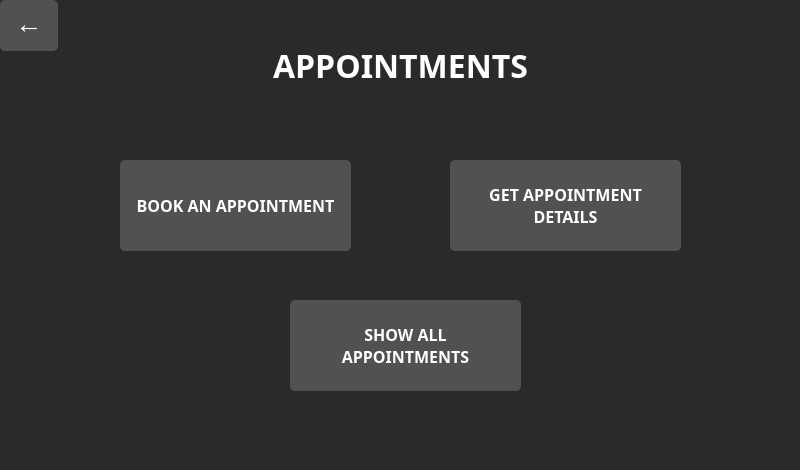
<?xml version="1.0" encoding="UTF-8"?>
<ui version="4.0">
 <class>Appointments</class>
 <widget class="QWidget" name="Appointments">
  <property name="enabled">
   <bool>true</bool>
  </property>
  <property name="geometry">
   <rect>
    <x>0</x>
    <y>0</y>
    <width>800</width>
    <height>470</height>
   </rect>
  </property>
  <property name="palette">
   <palette>
    <active>
     <colorrole role="WindowText">
      <brush brushstyle="SolidPattern">
       <color alpha="255">
        <red>255</red>
        <green>255</green>
        <blue>255</blue>
       </color>
      </brush>
     </colorrole>
     <colorrole role="Button">
      <brush brushstyle="SolidPattern">
       <color alpha="255">
        <red>85</red>
        <green>85</green>
        <blue>85</blue>
       </color>
      </brush>
     </colorrole>
     <colorrole role="ButtonText">
      <brush brushstyle="SolidPattern">
       <color alpha="255">
        <red>255</red>
        <green>255</green>
        <blue>255</blue>
       </color>
      </brush>
     </colorrole>
     <colorrole role="Base">
      <brush brushstyle="SolidPattern">
       <color alpha="255">
        <red>42</red>
        <green>42</green>
        <blue>42</blue>
       </color>
      </brush>
     </colorrole>
     <colorrole role="Window">
      <brush brushstyle="SolidPattern">
       <color alpha="255">
        <red>42</red>
        <green>42</green>
        <blue>42</blue>
       </color>
      </brush>
     </colorrole>
     <colorrole role="AlternateBase">
      <brush brushstyle="SolidPattern">
       <color alpha="255">
        <red>42</red>
        <green>42</green>
        <blue>42</blue>
       </color>
      </brush>
     </colorrole>
     <colorrole role="ToolTipBase">
      <brush brushstyle="SolidPattern">
       <color alpha="255">
        <red>0</red>
        <green>0</green>
        <blue>0</blue>
       </color>
      </brush>
     </colorrole>
     <colorrole role="ToolTipText">
      <brush brushstyle="SolidPattern">
       <color alpha="255">
        <red>255</red>
        <green>255</green>
        <blue>255</blue>
       </color>
      </brush>
     </colorrole>
     <colorrole role="PlaceholderText">
      <brush brushstyle="SolidPattern">
       <color alpha="128">
        <red>180</red>
        <green>180</green>
        <blue>180</blue>
       </color>
      </brush>
     </colorrole>
    </active>
    <inactive>
     <colorrole role="WindowText">
      <brush brushstyle="SolidPattern">
       <color alpha="255">
        <red>255</red>
        <green>255</green>
        <blue>255</blue>
       </color>
      </brush>
     </colorrole>
     <colorrole role="Button">
      <brush brushstyle="SolidPattern">
       <color alpha="255">
        <red>85</red>
        <green>85</green>
        <blue>85</blue>
       </color>
      </brush>
     </colorrole>
     <colorrole role="ButtonText">
      <brush brushstyle="SolidPattern">
       <color alpha="255">
        <red>255</red>
        <green>255</green>
        <blue>255</blue>
       </color>
      </brush>
     </colorrole>
     <colorrole role="Base">
      <brush brushstyle="SolidPattern">
       <color alpha="255">
        <red>42</red>
        <green>42</green>
        <blue>42</blue>
       </color>
      </brush>
     </colorrole>
     <colorrole role="Window">
      <brush brushstyle="SolidPattern">
       <color alpha="255">
        <red>42</red>
        <green>42</green>
        <blue>42</blue>
       </color>
      </brush>
     </colorrole>
     <colorrole role="AlternateBase">
      <brush brushstyle="SolidPattern">
       <color alpha="255">
        <red>42</red>
        <green>42</green>
        <blue>42</blue>
       </color>
      </brush>
     </colorrole>
     <colorrole role="ToolTipBase">
      <brush brushstyle="SolidPattern">
       <color alpha="255">
        <red>0</red>
        <green>0</green>
        <blue>0</blue>
       </color>
      </brush>
     </colorrole>
     <colorrole role="ToolTipText">
      <brush brushstyle="SolidPattern">
       <color alpha="255">
        <red>255</red>
        <green>255</green>
        <blue>255</blue>
       </color>
      </brush>
     </colorrole>
     <colorrole role="PlaceholderText">
      <brush brushstyle="SolidPattern">
       <color alpha="128">
        <red>180</red>
        <green>180</green>
        <blue>180</blue>
       </color>
      </brush>
     </colorrole>
    </inactive>
    <disabled>
     <colorrole role="Button">
      <brush brushstyle="SolidPattern">
       <color alpha="255">
        <red>85</red>
        <green>85</green>
        <blue>85</blue>
       </color>
      </brush>
     </colorrole>
     <colorrole role="Base">
      <brush brushstyle="SolidPattern">
       <color alpha="255">
        <red>42</red>
        <green>42</green>
        <blue>42</blue>
       </color>
      </brush>
     </colorrole>
     <colorrole role="Window">
      <brush brushstyle="SolidPattern">
       <color alpha="255">
        <red>42</red>
        <green>42</green>
        <blue>42</blue>
       </color>
      </brush>
     </colorrole>
     <colorrole role="AlternateBase">
      <brush brushstyle="SolidPattern">
       <color alpha="255">
        <red>42</red>
        <green>42</green>
        <blue>42</blue>
       </color>
      </brush>
     </colorrole>
     <colorrole role="ToolTipBase">
      <brush brushstyle="SolidPattern">
       <color alpha="255">
        <red>0</red>
        <green>0</green>
        <blue>0</blue>
       </color>
      </brush>
     </colorrole>
     <colorrole role="ToolTipText">
      <brush brushstyle="SolidPattern">
       <color alpha="255">
        <red>255</red>
        <green>255</green>
        <blue>255</blue>
       </color>
      </brush>
     </colorrole>
     <colorrole role="PlaceholderText">
      <brush brushstyle="SolidPattern">
       <color alpha="128">
        <red>180</red>
        <green>180</green>
        <blue>180</blue>
       </color>
      </brush>
     </colorrole>
    </disabled>
   </palette>
  </property>
  <property name="windowTitle">
   <string>Form</string>
  </property>
  <property name="styleSheet">
   <string notr="true">QLabel 
{
	color:white;
	font : bold;
} 
QPushButton 
{
	color : white;  
	background-color :  #515151; 
	border-radius : 5px;
	font : bold;
	border: none; 
	
}
QPushButton:hover:!pressed
{
	background-color : #FF3131;
}
QPushButton[objectName^=&quot;backBtn&quot;]
{
	border-radius : None;
}
QLineEdit{
	border-radius : 6px;
	border : 1px solid rgb(80, 80, 80);
	color : white;
	background-color : rgb(30, 30, 30);
	padding-left : 10px;
	padding-right : 10px;
	font : 12px &quot;Noto Sans&quot;;
}
QLineEdit:focus{
	border : 1px solid #FF3131;
}
QTextEdit{
	border-radius : 6px;
	border : 1px solid rgb(80, 80, 80);
	color : white;
	background-color : rgb(30, 30, 30);
	padding: 10px;
	font : 12px &quot;Noto Sans&quot;;
}
QTextEdit:focus{
	border : 1px solid #FF3131;
}
QRadioButton{
	color : white;
	font: 15px &quot;Dual 300&quot;;
}
QRadioButton::indicator{
	width : 13px;
	height : 13px;
}

QRadioButton::indicator::unchecked{ 
border: 1px solid; 
border-color: white;
border-radius: 6px;
background-color: white; 
width: 11px; 
height: 11px; 
margin-left : 5px;
}
QRadioButton::indicator::checked{
	border: 3px solid; 
	border-color: white;
	border-radius: 6px;
	background-color: #FF3131; 
	width: 7px;
	height: 7px; 
	margin-left : 5px;
}
QComboBox{
	color : white;
	background-color : #515151;
	padding-left : 6px;
	border-radius : 2px;
}
QComboBox:hover{
	background-color : #393939;
}
QComboBox::drop-down{
		border : none;
		background-color : #515151;
		border-radius : 2px;
}
QComboBox::down-arrow{
	image : url(:/images/down-arrow.png);
	width : 11px;
	height : 11px;
}
QComboBox QAbstractItemView{
	border : none;
	color : white;
	background-color : #515151;
	outline : none;
}
QComboBox QAbstractItemView::item{
	border : none;
	outline : none;
}
QComboBox QAbstractItemView::item:selected{
	background-color : #393939;
	border : none;
	outline : none;
}
QTableView{
	border : 1px solid #FF3131;
	border-radius : 2px;
	background-color : #2a2a2a;
	outline : none;
	gridline-color : rgb(121, 121, 121);
}
QTableView::item{
	color : white;
	background-color : #2a2a2a;
	font : 10px &quot;Dual 300&quot;;
}
QTableView::item:hover{
	background-color : #313131;
}
QTableView::item:selected{
	background-color : #FF3131;
}
QHeaderView{
	background-color : #545454;
}
QHeaderView::section{
	background-color : #545454;
	color : white;
	text-align : center;
	border : 1px solid #545454;
	font-weight : bold;
}
QHeaderView::section:hover{
	background-color : #313131;
}
QTableCornerButton::section {
	background-color : #545454;
	border : 0px;
}
QHeaderView::section:vertical {
    background-color: #545454; 
    color: white;
	padding-left : 6px;
    font-weight: bold;
}
QScrollBar {
    border: none;
    background: #3c3f41;
    height: 12px;
    width: 12px;
    margin: 0px;
}
QScrollBar:horizontal,
QScrollBar:vertical {
    padding: 1px;
}
QScrollBar::handle {
    background: #545454;
    min-width: 10px;
    min-height: 10px;
    border: none;
    border-radius: 5px;
}
QScrollBar::handle:horizontal {
    min-width: 20px;
    background-color: qlineargradient(x1:0, y1:0, x2:0, y2:1, stop:0 #5c5c5c, stop:1 #515151);
}
QScrollBar::handle:vertical {
    min-height: 20px;
    background-color: qlineargradient(x1:0, y1:0, x2:0, y2:1, stop:0 #5c5c5c, stop:1 #515151);
}
QScrollBar::handle:horizontal:hover,
QScrollBar::handle:horizontal:focus,
QScrollBar::handle:vertical:hover,
QScrollBar::handle:vertical:focus {
		background-color: rgb(222, 0, 70);
}
QScrollBar::add-line, QScrollBar::sub-line {
    background: none;
    border: none;
}
QScrollBar::add-page,
QScrollBar::sub-page {
    background: none;
}

QLineEdit#lineEdit{
	border: none;
	border-top-left-radius: 7px;
	border-bottom-left-radius: 7px;
	border-top-right-radius: 0;
	border-bottom-right-radius: 0;
}
QPushButton#pushButton_4{
	border-top-left-radius: 0;
	border-bottom-left-radius: 0;
	border-top-right-radius: 7px;
	border-bottom-right-radius: 7px;
}</string>
  </property>
  <widget class="QStackedWidget" name="stackedWidget">
   <property name="enabled">
    <bool>true</bool>
   </property>
   <property name="geometry">
    <rect>
     <x>0</x>
     <y>0</y>
     <width>800</width>
     <height>470</height>
    </rect>
   </property>
   <property name="focusPolicy">
    <enum>Qt::WheelFocus</enum>
   </property>
   <property name="currentIndex">
    <number>0</number>
   </property>
   <widget class="QWidget" name="appointment">
    <widget class="QLabel" name="label">
     <property name="geometry">
      <rect>
       <x>0</x>
       <y>50</y>
       <width>801</width>
       <height>31</height>
      </rect>
     </property>
     <property name="font">
      <font>
       <family>Dual 300</family>
       <pointsize>24</pointsize>
       <italic>false</italic>
       <bold>true</bold>
      </font>
     </property>
     <property name="text">
      <string>APPOINTMENTS</string>
     </property>
     <property name="alignment">
      <set>Qt::AlignCenter</set>
     </property>
    </widget>
    <widget class="QPushButton" name="backBtn">
     <property name="geometry">
      <rect>
       <x>0</x>
       <y>0</y>
       <width>58</width>
       <height>51</height>
      </rect>
     </property>
     <property name="font">
      <font>
       <family>Consolas</family>
       <pointsize>20</pointsize>
       <italic>false</italic>
       <bold>true</bold>
      </font>
     </property>
     <property name="cursor">
      <cursorShape>PointingHandCursor</cursorShape>
     </property>
     <property name="text">
      <string>←</string>
     </property>
    </widget>
    <widget class="QPushButton" name="pushButton">
     <property name="geometry">
      <rect>
       <x>120</x>
       <y>160</y>
       <width>231</width>
       <height>91</height>
      </rect>
     </property>
     <property name="font">
      <font>
       <family>Dual 300</family>
       <pointsize>12</pointsize>
       <italic>false</italic>
       <bold>true</bold>
       <underline>false</underline>
      </font>
     </property>
     <property name="cursor">
      <cursorShape>PointingHandCursor</cursorShape>
     </property>
     <property name="text">
      <string>BOOK AN APPOINTMENT</string>
     </property>
    </widget>
    <widget class="QPushButton" name="pushButton_2">
     <property name="geometry">
      <rect>
       <x>450</x>
       <y>160</y>
       <width>231</width>
       <height>91</height>
      </rect>
     </property>
     <property name="font">
      <font>
       <family>Dual 300</family>
       <pointsize>12</pointsize>
       <italic>false</italic>
       <bold>true</bold>
       <underline>false</underline>
      </font>
     </property>
     <property name="cursor">
      <cursorShape>PointingHandCursor</cursorShape>
     </property>
     <property name="text">
      <string>GET APPOINTMENT
DETAILS</string>
     </property>
    </widget>
    <widget class="QPushButton" name="pushButton_3">
     <property name="geometry">
      <rect>
       <x>290</x>
       <y>300</y>
       <width>231</width>
       <height>91</height>
      </rect>
     </property>
     <property name="font">
      <font>
       <family>Dual 300</family>
       <pointsize>12</pointsize>
       <italic>false</italic>
       <bold>true</bold>
       <underline>false</underline>
      </font>
     </property>
     <property name="cursor">
      <cursorShape>PointingHandCursor</cursorShape>
     </property>
     <property name="text">
      <string>SHOW ALL
APPOINTMENTS</string>
     </property>
    </widget>
   </widget>
   <widget class="QWidget" name="book">
    <widget class="QPushButton" name="backBtn_2">
     <property name="geometry">
      <rect>
       <x>0</x>
       <y>0</y>
       <width>58</width>
       <height>51</height>
      </rect>
     </property>
     <property name="font">
      <font>
       <family>Consolas</family>
       <pointsize>20</pointsize>
       <italic>false</italic>
       <bold>true</bold>
      </font>
     </property>
     <property name="cursor">
      <cursorShape>PointingHandCursor</cursorShape>
     </property>
     <property name="text">
      <string>←</string>
     </property>
    </widget>
    <widget class="QLabel" name="label_2">
     <property name="geometry">
      <rect>
       <x>0</x>
       <y>50</y>
       <width>801</width>
       <height>31</height>
      </rect>
     </property>
     <property name="font">
      <font>
       <family>Dual 300</family>
       <pointsize>24</pointsize>
       <italic>false</italic>
       <bold>true</bold>
      </font>
     </property>
     <property name="text">
      <string>BOOK AN APPOINTMENT</string>
     </property>
     <property name="alignment">
      <set>Qt::AlignCenter</set>
     </property>
    </widget>
    <widget class="QLabel" name="label_5">
     <property name="geometry">
      <rect>
       <x>55</x>
       <y>130</y>
       <width>311</width>
       <height>20</height>
      </rect>
     </property>
     <property name="font">
      <font>
       <family>Dual 300</family>
       <pointsize>11</pointsize>
       <italic>false</italic>
       <bold>true</bold>
      </font>
     </property>
     <property name="text">
      <string>IS THE PATIENT ALREADY REGISTERED?</string>
     </property>
     <property name="alignment">
      <set>Qt::AlignCenter</set>
     </property>
    </widget>
    <widget class="QRadioButton" name="yesRad">
     <property name="geometry">
      <rect>
       <x>420</x>
       <y>129</y>
       <width>61</width>
       <height>21</height>
      </rect>
     </property>
     <property name="cursor">
      <cursorShape>PointingHandCursor</cursorShape>
     </property>
     <property name="text">
      <string>YES</string>
     </property>
    </widget>
    <widget class="QRadioButton" name="noRad">
     <property name="geometry">
      <rect>
       <x>540</x>
       <y>128</y>
       <width>51</width>
       <height>22</height>
      </rect>
     </property>
     <property name="cursor">
      <cursorShape>PointingHandCursor</cursorShape>
     </property>
     <property name="text">
      <string>NO</string>
     </property>
    </widget>
    <widget class="QPushButton" name="submit">
     <property name="geometry">
      <rect>
       <x>650</x>
       <y>124</y>
       <width>91</width>
       <height>31</height>
      </rect>
     </property>
     <property name="font">
      <font>
       <family>Dual 300</family>
       <pointsize>10</pointsize>
       <italic>false</italic>
       <bold>true</bold>
      </font>
     </property>
     <property name="cursor">
      <cursorShape>PointingHandCursor</cursorShape>
     </property>
     <property name="text">
      <string>SUBMIT</string>
     </property>
    </widget>
    <widget class="QPushButton" name="regBtn">
     <property name="enabled">
      <bool>true</bool>
     </property>
     <property name="geometry">
      <rect>
       <x>305</x>
       <y>210</y>
       <width>191</width>
       <height>61</height>
      </rect>
     </property>
     <property name="font">
      <font>
       <family>Dual 300</family>
       <pointsize>11</pointsize>
       <italic>false</italic>
       <bold>true</bold>
      </font>
     </property>
     <property name="cursor">
      <cursorShape>PointingHandCursor</cursorShape>
     </property>
     <property name="text">
      <string>REGISTER PATIENT</string>
     </property>
     <property name="autoDefault">
      <bool>false</bool>
     </property>
     <property name="default">
      <bool>false</bool>
     </property>
    </widget>
    <widget class="QTableView" name="tableView">
     <property name="geometry">
      <rect>
       <x>59</x>
       <y>211</y>
       <width>681</width>
       <height>201</height>
      </rect>
     </property>
     <property name="cursor" stdset="0">
      <cursorShape>ArrowCursor</cursorShape>
     </property>
     <property name="editTriggers">
      <set>QAbstractItemView::NoEditTriggers</set>
     </property>
     <property name="tabKeyNavigation">
      <bool>false</bool>
     </property>
     <property name="showDropIndicator" stdset="0">
      <bool>false</bool>
     </property>
     <property name="dragDropOverwriteMode">
      <bool>false</bool>
     </property>
     <property name="showGrid">
      <bool>true</bool>
     </property>
    </widget>
    <widget class="QLabel" name="tblTitle">
     <property name="geometry">
      <rect>
       <x>52</x>
       <y>180</y>
       <width>121</width>
       <height>20</height>
      </rect>
     </property>
     <property name="font">
      <font>
       <family>Dual 300</family>
       <pointsize>11</pointsize>
       <italic>false</italic>
       <bold>true</bold>
      </font>
     </property>
     <property name="text">
      <string>PATIENTS LIST</string>
     </property>
     <property name="alignment">
      <set>Qt::AlignCenter</set>
     </property>
    </widget>
    <widget class="QComboBox" name="comboBox">
     <property name="geometry">
      <rect>
       <x>669</x>
       <y>178</y>
       <width>70</width>
       <height>24</height>
      </rect>
     </property>
     <property name="cursor">
      <cursorShape>PointingHandCursor</cursorShape>
     </property>
     <property name="focusPolicy">
      <enum>Qt::NoFocus</enum>
     </property>
     <property name="editable">
      <bool>false</bool>
     </property>
     <property name="maxVisibleItems">
      <number>2</number>
     </property>
     <item>
      <property name="text">
       <string>ID</string>
      </property>
     </item>
     <item>
      <property name="text">
       <string>NAME</string>
      </property>
     </item>
    </widget>
    <widget class="QLabel" name="matchRec">
     <property name="geometry">
      <rect>
       <x>200</x>
       <y>180</y>
       <width>201</width>
       <height>21</height>
      </rect>
     </property>
     <property name="font">
      <font>
       <family>Noto Sans</family>
       <pointsize>10</pointsize>
       <italic>false</italic>
       <bold>true</bold>
      </font>
     </property>
     <property name="styleSheet">
      <string notr="true">QLabel{color : rgb(38, 255, 0)}</string>
     </property>
     <property name="text">
      <string/>
     </property>
    </widget>
    <widget class="QPushButton" name="pushButton_4">
     <property name="geometry">
      <rect>
       <x>609</x>
       <y>178</y>
       <width>31</width>
       <height>24</height>
      </rect>
     </property>
     <property name="cursor">
      <cursorShape>PointingHandCursor</cursorShape>
     </property>
     <property name="styleSheet">
      <string notr="true">QPushButton{
	text-align: center;
	padding-right: -3px;
}</string>
     </property>
     <property name="text">
      <string/>
     </property>
     <property name="icon">
      <iconset resource="images.qrc">
       <normaloff>:/images/search.png</normaloff>:/images/search.png</iconset>
     </property>
     <property name="iconSize">
      <size>
       <width>17</width>
       <height>14</height>
      </size>
     </property>
     <property name="flat">
      <bool>false</bool>
     </property>
    </widget>
    <widget class="QLineEdit" name="lineEdit_2">
     <property name="geometry">
      <rect>
       <x>286</x>
       <y>429</y>
       <width>71</width>
       <height>24</height>
      </rect>
     </property>
     <property name="text">
      <string/>
     </property>
     <property name="maxLength">
      <number>10</number>
     </property>
     <property name="placeholderText">
      <string>id</string>
     </property>
    </widget>
    <widget class="QLabel" name="label_6">
     <property name="geometry">
      <rect>
       <x>60</x>
       <y>432</y>
       <width>221</width>
       <height>16</height>
      </rect>
     </property>
     <property name="font">
      <font>
       <family>Dual 300</family>
       <pointsize>12</pointsize>
       <italic>false</italic>
       <bold>true</bold>
      </font>
     </property>
     <property name="text">
      <string>Enter patient's id and proceed :</string>
     </property>
    </widget>
    <widget class="QPushButton" name="proceed">
     <property name="geometry">
      <rect>
       <x>362</x>
       <y>431</y>
       <width>71</width>
       <height>21</height>
      </rect>
     </property>
     <property name="font">
      <font>
       <family>Dual 300</family>
       <pointsize>8</pointsize>
       <italic>false</italic>
       <bold>true</bold>
      </font>
     </property>
     <property name="cursor">
      <cursorShape>PointingHandCursor</cursorShape>
     </property>
     <property name="text">
      <string>PROCEED</string>
     </property>
    </widget>
    <widget class="QComboBox" name="comboBox_2">
     <property name="geometry">
      <rect>
       <x>669</x>
       <y>178</y>
       <width>70</width>
       <height>24</height>
      </rect>
     </property>
     <property name="cursor">
      <cursorShape>PointingHandCursor</cursorShape>
     </property>
     <property name="focusPolicy">
      <enum>Qt::NoFocus</enum>
     </property>
     <property name="editable">
      <bool>false</bool>
     </property>
     <property name="maxVisibleItems">
      <number>2</number>
     </property>
     <item>
      <property name="text">
       <string>ID</string>
      </property>
     </item>
     <item>
      <property name="text">
       <string>NAME</string>
      </property>
     </item>
     <item>
      <property name="text">
       <string>TYPE</string>
      </property>
     </item>
    </widget>
    <widget class="QPushButton" name="bookBtn">
     <property name="geometry">
      <rect>
       <x>362</x>
       <y>431</y>
       <width>71</width>
       <height>21</height>
      </rect>
     </property>
     <property name="font">
      <font>
       <family>Dual 300</family>
       <pointsize>8</pointsize>
       <italic>false</italic>
       <bold>true</bold>
      </font>
     </property>
     <property name="cursor">
      <cursorShape>PointingHandCursor</cursorShape>
     </property>
     <property name="text">
      <string>BOOK</string>
     </property>
    </widget>
    <widget class="QLineEdit" name="lineEdit">
     <property name="geometry">
      <rect>
       <x>500</x>
       <y>178</y>
       <width>113</width>
       <height>24</height>
      </rect>
     </property>
     <property name="text">
      <string/>
     </property>
     <property name="maxLength">
      <number>40</number>
     </property>
     <property name="placeholderText">
      <string>SEARCH</string>
     </property>
    </widget>
   </widget>
   <widget class="QWidget" name="getDetails">
    <widget class="QPushButton" name="backBtn_3">
     <property name="geometry">
      <rect>
       <x>0</x>
       <y>0</y>
       <width>58</width>
       <height>51</height>
      </rect>
     </property>
     <property name="font">
      <font>
       <family>Consolas</family>
       <pointsize>20</pointsize>
       <italic>false</italic>
       <bold>true</bold>
      </font>
     </property>
     <property name="cursor">
      <cursorShape>PointingHandCursor</cursorShape>
     </property>
     <property name="text">
      <string>←</string>
     </property>
    </widget>
    <widget class="QLabel" name="label_3">
     <property name="geometry">
      <rect>
       <x>0</x>
       <y>50</y>
       <width>801</width>
       <height>31</height>
      </rect>
     </property>
     <property name="font">
      <font>
       <family>Dual 300</family>
       <pointsize>24</pointsize>
       <italic>false</italic>
       <bold>true</bold>
      </font>
     </property>
     <property name="text">
      <string>GET APPOINTMENT DETAILS</string>
     </property>
     <property name="alignment">
      <set>Qt::AlignCenter</set>
     </property>
    </widget>
   </widget>
   <widget class="QWidget" name="showAll">
    <widget class="QPushButton" name="backBtn_4">
     <property name="geometry">
      <rect>
       <x>0</x>
       <y>0</y>
       <width>58</width>
       <height>51</height>
      </rect>
     </property>
     <property name="font">
      <font>
       <family>Consolas</family>
       <pointsize>20</pointsize>
       <italic>false</italic>
       <bold>true</bold>
      </font>
     </property>
     <property name="cursor">
      <cursorShape>PointingHandCursor</cursorShape>
     </property>
     <property name="text">
      <string>←</string>
     </property>
    </widget>
    <widget class="QLabel" name="label_4">
     <property name="geometry">
      <rect>
       <x>0</x>
       <y>50</y>
       <width>801</width>
       <height>31</height>
      </rect>
     </property>
     <property name="font">
      <font>
       <family>Dual 300</family>
       <pointsize>24</pointsize>
       <italic>false</italic>
       <bold>true</bold>
      </font>
     </property>
     <property name="text">
      <string>SHOW ALL APPOINTMENTS</string>
     </property>
     <property name="alignment">
      <set>Qt::AlignCenter</set>
     </property>
    </widget>
   </widget>
  </widget>
 </widget>
 <resources>
  <include location="images.qrc"/>
 </resources>
 <connections/>
</ui>
